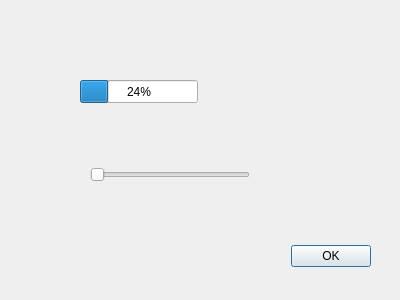
<?xml version="1.0" encoding="UTF-8"?>
<ui version="4.0">
 <class>SensorWindow</class>
 <widget class="QDialog" name="SensorWindow">
  <property name="geometry">
   <rect>
    <x>0</x>
    <y>0</y>
    <width>400</width>
    <height>300</height>
   </rect>
  </property>
  <property name="windowTitle">
   <string>Dialog</string>
  </property>
  <widget class="QDialogButtonBox" name="buttonBox">
   <property name="geometry">
    <rect>
     <x>30</x>
     <y>240</y>
     <width>341</width>
     <height>32</height>
    </rect>
   </property>
   <property name="orientation">
    <enum>Qt::Horizontal</enum>
   </property>
   <property name="standardButtons">
    <set>QDialogButtonBox::Ok</set>
   </property>
   <property name="centerButtons">
    <bool>false</bool>
   </property>
  </widget>
  <widget class="QProgressBar" name="progressBar">
   <property name="geometry">
    <rect>
     <x>80</x>
     <y>80</y>
     <width>118</width>
     <height>23</height>
    </rect>
   </property>
   <property name="value">
    <number>24</number>
   </property>
  </widget>
  <widget class="QSlider" name="horizontalSlider">
   <property name="geometry">
    <rect>
     <x>90</x>
     <y>160</y>
     <width>160</width>
     <height>29</height>
    </rect>
   </property>
   <property name="orientation">
    <enum>Qt::Horizontal</enum>
   </property>
  </widget>
 </widget>
 <resources/>
 <connections>
  <connection>
   <sender>buttonBox</sender>
   <signal>accepted()</signal>
   <receiver>SensorWindow</receiver>
   <slot>accept()</slot>
   <hints>
    <hint type="sourcelabel">
     <x>248</x>
     <y>254</y>
    </hint>
    <hint type="destinationlabel">
     <x>157</x>
     <y>274</y>
    </hint>
   </hints>
  </connection>
  <connection>
   <sender>buttonBox</sender>
   <signal>rejected()</signal>
   <receiver>SensorWindow</receiver>
   <slot>reject()</slot>
   <hints>
    <hint type="sourcelabel">
     <x>316</x>
     <y>260</y>
    </hint>
    <hint type="destinationlabel">
     <x>286</x>
     <y>274</y>
    </hint>
   </hints>
  </connection>
 </connections>
</ui>
